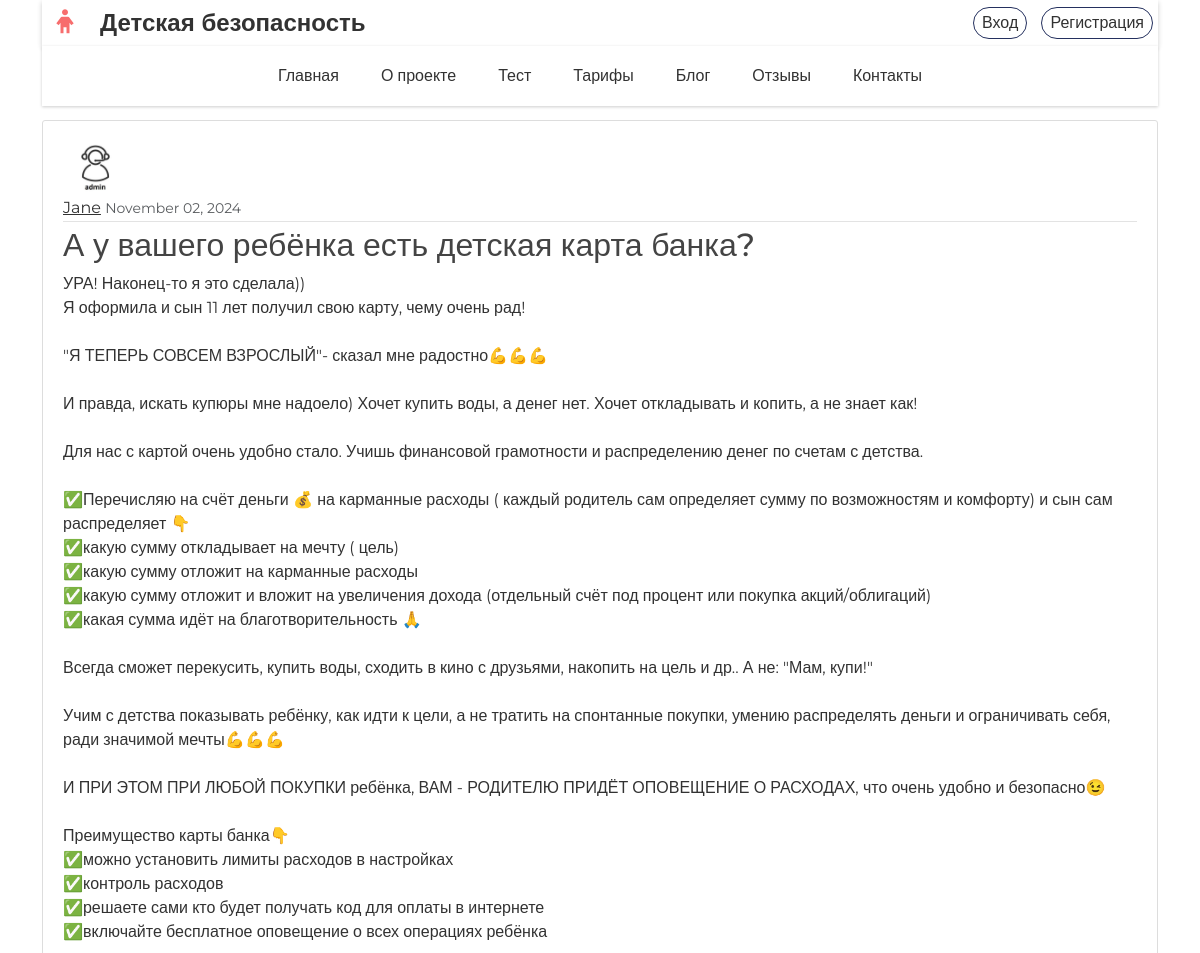
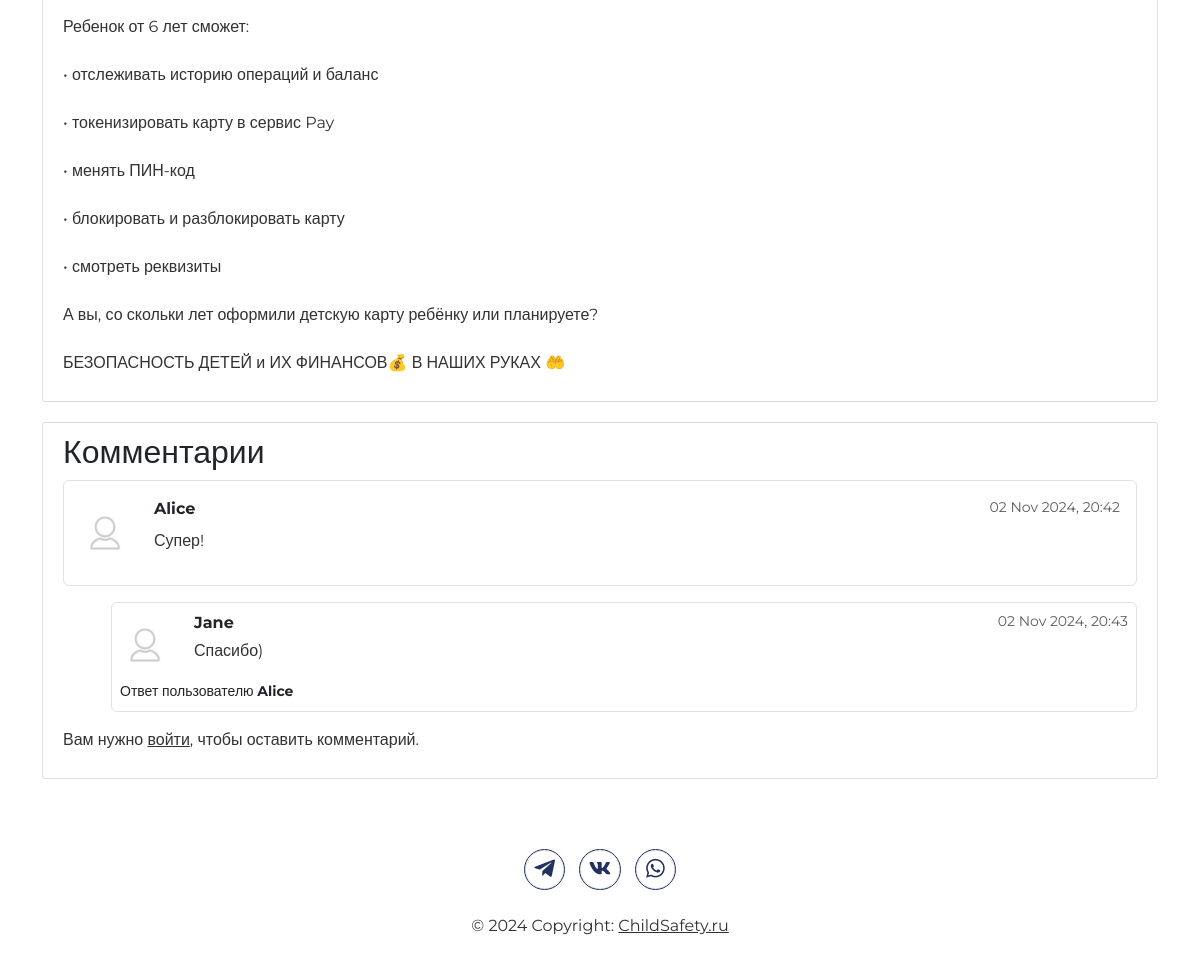
The page /post/29/ on the database its author committed (2 pictures, top to bottom).
### blog/models.py (models this page shows, shortened)
class Post(models.Model):
    title = models.CharField(max_length=800)
    content = models.TextField()
    date_posted = models.DateTimeField(default=timezone.now)
    author = models.ForeignKey(User, on_delete=models.CASCADE)
    categories = models.ManyToManyField(Category, related_name='posts')

class Comment(models.Model):
    post = models.ForeignKey(Post, related_name='comments', on_delete=models.CASCADE)
    user = models.ForeignKey(User, on_delete=models.CASCADE)
    comment = models.TextField()
    date_posted = models.DateTimeField(default=timezone.now)
    parent_comment = models.ForeignKey('self', null=True, blank=True, related_name='replies', on_delete=models.CASCADE)

### users/models.py (models this page shows, shortened)
class Profile(models.Model):
    user = models.OneToOneField(User, on_delete=models.CASCADE)
    image = models.ImageField(default='default.jpg', upload_to='profile_pics')
    can_create_posts = models.BooleanField(default=False)

### blog/views.py (the view, shortened to what this page needs)
# urls.py: path('post/<int:pk>/', PostDetailView.as_view(), name='post-detail'),
class PostDetailView(DetailView):
    model = Post
    def get_context_data(self, **kwargs):
        context = super().get_context_data(**kwargs)
        context['comment_form'] = CommentForm()
        context['comments'] = self.object.comments.filter(
            parent_comment=None).all()  # Получаем только корневые комментарии
        return context

### blog/templates/blog/post_detail.html (shortened to what this page needs)
{% extends "blog/base.html" %}
{% block content %}
    <article class="media content-section">
        <img class="rounded-circle article-img" src="{{ object.author.profile.image.url }}">
        <div class="media-body">
            <div class="article-metadata">
                <a class="mr-2" href="{% url 'user-posts' object.author.username %}">{{ object.author }}</a>
                <small class="text-muted">{{ object.date_posted|date:"F d, Y" }}</small>
            </div>
            <h2 class="article-title">{{ object.title }}</h2>
            <p class="article-content">{{ object.content }}</p>
        </div>
    </article>
    <div class="content-section">
        <h2>Комментарии</h2>
        {% for comment in comments %}
            <div class="comment mb-3">
                <div class="comment-parent border p-3 rounded">
                    <div class="row align-items-center">
                        <div class="col-auto">
                            <img class="rounded-circle" src="{{ comment.user.profile.image.url }}"
                                 alt="Image of {{ comment.user.username }}" style="width: 50px; height: 50px;">
                        </div>
                        <div class="col">
                            <div class="d-flex justify-content-between">
                                <strong>{{ comment.user.username }}</strong>
                                <small class="text-muted">{{ comment.date_posted|date:"d M Y, H:i" }}</small>
                            </div>
                            <p class="comment-body mt-2">{{ comment.comment }}</p>
                        </div>
                    </div>
                </div>
                <div class="replies mt-3 ps-md-5">
                    {% for reply in comment.replies.all %}
                        <div class="reply border p-2 rounded mt-2">
                            <div class="row align-items-center">
                                <div class="col-auto">
                                    <img class="rounded-circle" src="{{ comment.user.profile.image.url }}"
                                         alt="Image of {{ comment.user.username }}" style="width: 50px; height: 50px;">
                                </div>
                                <div class="col">
                                    <div class="d-flex justify-content-between">
                                        <strong>{{ reply.user.username }}</strong>
                                        <small class="text-muted">{{ reply.date_posted|date:"d M Y, H:i" }}</small>
                                    </div>
                                    <p class="reply-body mt-1">{{ reply.comment }}</p>
                                </div>
                            </div>
                            {% if reply.parent_comment %}
                                <small>Ответ пользователю
                                    <strong>{{ reply.parent_comment.user.username }}</strong></small>
                            {% endif %}
                        </div>
                    {% endfor %}
                </div>
            </div>
        {% empty %}
            <p>Комментариев пока нет.</p>
        {% endfor %}
        {% if user.is_authenticated %}
            <form method="POST">
                {% csrf_token %}
                {{ comment_form.as_p }}
                <button type="submit" class="btn btn-sm">Добавить комментарий</button>
            </form>
        {% else %}
            <p>Вам нужно <a href="{% url 'login' %}">войти</a>, чтобы оставить комментарий.</p>
        {% endif %}
    </div>
{% endblock content %}

### blog/static/blog/main.css (style rules this page uses)
html { height: 100%; margin: 0; font-family: sans-serif; line-height: 1.15; font-size: 16px; -webkit-text-size-adjust: 100%; -webkit-tap-highlight-color: rgba(0, 0, 0, 0); }
article, aside, figcaption, figure, footer, header, main, nav, section { display: block; }
body { display: flex; flex-direction: column; margin: 0; font-family: 'Montserrat', sans-serif; font-size: 1rem; font-weight: 400; line-height: 1.5; color: #212529; text-align: left; background-color: #fff; }
h1, p, li { color: #323232; }
p { font-size: 1rem; }
.footer-copyright p, a { font-size: 16px; line-height: 1.5; color: #323232; margin: 0; }
.content-section { background: #ffffff; padding: 10px 20px; border: 1px solid #dddddd; border-radius: 3px; margin-bottom: 20px; }
.article-title { color: #444444; }
.article-content { white-space: pre-line; }
.article-img { height: 65px; width: 65px; margin-right: 16px; }
.article-metadata { padding-bottom: 1px; margin-bottom: 4px; border-bottom: 1px solid #e3e3e3 }
* { box-sizing: border-box; }

### rows shown on the page
Post: author.profile.image (picture), author "Jane", date_posted "November 02, 2024", title "А у вашего ребёнка есть детская карта банка?", content "УРА! Наконец-то я это сделала)) Я оформила и сын 11 лет получил свою карту, чему очень рад! \"Я ТЕПЕРЬ СОВСЕМ ВЗРОСЛЫЙ\"- сказал мне радостно💪💪💪 И правда, искать купюры мне надоело) Хочет купить воды, а денег нет. Хочет откладывать и копить, а не знает как! Для нас с картой очень удобно стало. Учишь финансовой грамотности и распределению денег по счетам с детства. ✅Перечисляю на счёт деньги 💰 на карманные расходы ( каждый родитель сам определяет сумму по возможностям и комфорту) и сын сам распределяет 👇 ✅какую сумму откладывает на мечту ( цель) ✅какую сумму отложит на карманные расходы ✅какую сумму отложит и вложит на увеличения дохода (отдельный счёт под процент или покупка акций/облигаций)…"
Comment: user.profile.image (placeholder picture), user.username "Alice", date_posted "02 Nov 2024, 20:42", comment "Супер!"
Comment: user.profile.image (placeholder picture), user.username "Jane", date_posted "02 Nov 2024, 20:43", comment "Спасибо)", parent_comment.user.username "Alice"
